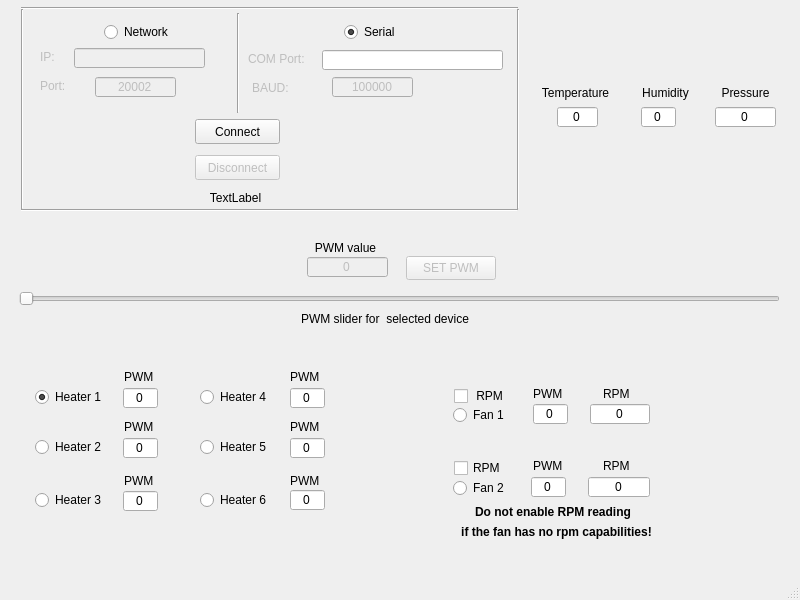
<?xml version="1.0" encoding="UTF-8"?>
<ui version="4.0">
 <class>MainWindow</class>
 <widget class="QMainWindow" name="MainWindow">
  <property name="enabled">
   <bool>true</bool>
  </property>
  <property name="geometry">
   <rect>
    <x>0</x>
    <y>0</y>
    <width>800</width>
    <height>600</height>
   </rect>
  </property>
  <property name="sizePolicy">
   <sizepolicy hsizetype="Preferred" vsizetype="Preferred">
    <horstretch>0</horstretch>
    <verstretch>0</verstretch>
   </sizepolicy>
  </property>
  <property name="windowTitle">
   <string>Dew Heaters Controller</string>
  </property>
  <property name="windowIcon">
   <iconset theme="computer">
    <normaloff>.</normaloff>.</iconset>
  </property>
  <widget class="QWidget" name="centralwidget">
   <widget class="QSlider" name="generalSlider">
    <property name="enabled">
     <bool>false</bool>
    </property>
    <property name="geometry">
     <rect>
      <x>19</x>
      <y>289</y>
      <width>761</width>
      <height>20</height>
     </rect>
    </property>
    <property name="maximum">
     <number>255</number>
    </property>
    <property name="orientation">
     <enum>Qt::Horizontal</enum>
    </property>
   </widget>
   <widget class="QRadioButton" name="radioButtonSerial">
    <property name="geometry">
     <rect>
      <x>344</x>
      <y>23</y>
      <width>71</width>
      <height>18</height>
     </rect>
    </property>
    <property name="text">
     <string>Serial</string>
    </property>
    <property name="checked">
     <bool>true</bool>
    </property>
    <attribute name="buttonGroup">
     <string notr="true">buttonGroupComm</string>
    </attribute>
   </widget>
   <widget class="QRadioButton" name="radioButtonNetwork">
    <property name="geometry">
     <rect>
      <x>104</x>
      <y>23</y>
      <width>91</width>
      <height>18</height>
     </rect>
    </property>
    <property name="text">
     <string>Network</string>
    </property>
    <attribute name="buttonGroup">
     <string notr="true">buttonGroupComm</string>
    </attribute>
   </widget>
   <widget class="QSpinBox" name="sliderValue">
    <property name="enabled">
     <bool>false</bool>
    </property>
    <property name="geometry">
     <rect>
      <x>307</x>
      <y>256</y>
      <width>81</width>
      <height>22</height>
     </rect>
    </property>
    <property name="alignment">
     <set>Qt::AlignCenter</set>
    </property>
    <property name="buttonSymbols">
     <enum>QAbstractSpinBox::NoButtons</enum>
    </property>
    <property name="maximum">
     <number>255</number>
    </property>
    <property name="singleStep">
     <number>1</number>
    </property>
   </widget>
   <widget class="QSpinBox" name="baud">
    <property name="enabled">
     <bool>false</bool>
    </property>
    <property name="geometry">
     <rect>
      <x>332</x>
      <y>76</y>
      <width>81</width>
      <height>22</height>
     </rect>
    </property>
    <property name="alignment">
     <set>Qt::AlignCenter</set>
    </property>
    <property name="buttonSymbols">
     <enum>QAbstractSpinBox::NoButtons</enum>
    </property>
    <property name="maximum">
     <number>1000000</number>
    </property>
    <property name="value">
     <number>115200</number>
    </property>
   </widget>
   <widget class="QLabel" name="label_ComPort">
    <property name="enabled">
     <bool>false</bool>
    </property>
    <property name="geometry">
     <rect>
      <x>248</x>
      <y>49</y>
      <width>81</width>
      <height>20</height>
     </rect>
    </property>
    <property name="text">
     <string>COM Port: </string>
    </property>
   </widget>
   <widget class="QLabel" name="label_Baud">
    <property name="enabled">
     <bool>false</bool>
    </property>
    <property name="geometry">
     <rect>
      <x>252</x>
      <y>80</y>
      <width>51</width>
      <height>16</height>
     </rect>
    </property>
    <property name="text">
     <string>BAUD:</string>
    </property>
   </widget>
   <widget class="QLabel" name="label_IP">
    <property name="enabled">
     <bool>false</bool>
    </property>
    <property name="geometry">
     <rect>
      <x>40</x>
      <y>49</y>
      <width>16</width>
      <height>16</height>
     </rect>
    </property>
    <property name="text">
     <string>IP:</string>
    </property>
   </widget>
   <widget class="QLabel" name="label_Port">
    <property name="enabled">
     <bool>false</bool>
    </property>
    <property name="geometry">
     <rect>
      <x>40</x>
      <y>78</y>
      <width>41</width>
      <height>16</height>
     </rect>
    </property>
    <property name="text">
     <string>Port:</string>
    </property>
   </widget>
   <widget class="QSpinBox" name="port">
    <property name="enabled">
     <bool>false</bool>
    </property>
    <property name="geometry">
     <rect>
      <x>95</x>
      <y>76</y>
      <width>81</width>
      <height>22</height>
     </rect>
    </property>
    <property name="frame">
     <bool>true</bool>
    </property>
    <property name="alignment">
     <set>Qt::AlignCenter</set>
    </property>
    <property name="buttonSymbols">
     <enum>QAbstractSpinBox::NoButtons</enum>
    </property>
    <property name="maximum">
     <number>65535</number>
    </property>
    <property name="value">
     <number>20002</number>
    </property>
   </widget>
   <widget class="QPushButton" name="connect">
    <property name="geometry">
     <rect>
      <x>195</x>
      <y>119</y>
      <width>85</width>
      <height>25</height>
     </rect>
    </property>
    <property name="text">
     <string>Connect</string>
    </property>
   </widget>
   <widget class="QPushButton" name="disconnect">
    <property name="enabled">
     <bool>false</bool>
    </property>
    <property name="geometry">
     <rect>
      <x>195</x>
      <y>155</y>
      <width>85</width>
      <height>25</height>
     </rect>
    </property>
    <property name="text">
     <string>Disconnect</string>
    </property>
   </widget>
   <widget class="QPushButton" name="setPushButton">
    <property name="enabled">
     <bool>false</bool>
    </property>
    <property name="geometry">
     <rect>
      <x>406</x>
      <y>256</y>
      <width>90</width>
      <height>24</height>
     </rect>
    </property>
    <property name="sizePolicy">
     <sizepolicy hsizetype="Preferred" vsizetype="Preferred">
      <horstretch>0</horstretch>
      <verstretch>0</verstretch>
     </sizepolicy>
    </property>
    <property name="text">
     <string notr="true">SET PWM</string>
    </property>
   </widget>
   <widget class="QLineEdit" name="hostAddress">
    <property name="enabled">
     <bool>false</bool>
    </property>
    <property name="geometry">
     <rect>
      <x>74</x>
      <y>48</y>
      <width>131</width>
      <height>20</height>
     </rect>
    </property>
    <property name="alignment">
     <set>Qt::AlignCenter</set>
    </property>
   </widget>
   <widget class="Line" name="line">
    <property name="geometry">
     <rect>
      <x>21</x>
      <y>208</y>
      <width>497</width>
      <height>4</height>
     </rect>
    </property>
    <property name="orientation">
     <enum>Qt::Horizontal</enum>
    </property>
   </widget>
   <widget class="Line" name="line_2">
    <property name="geometry">
     <rect>
      <x>20</x>
      <y>9</y>
      <width>4</width>
      <height>200</height>
     </rect>
    </property>
    <property name="orientation">
     <enum>Qt::Vertical</enum>
    </property>
   </widget>
   <widget class="Line" name="line_3">
    <property name="geometry">
     <rect>
      <x>21</x>
      <y>0</y>
      <width>497</width>
      <height>16</height>
     </rect>
    </property>
    <property name="minimumSize">
     <size>
      <width>380</width>
      <height>0</height>
     </size>
    </property>
    <property name="orientation">
     <enum>Qt::Horizontal</enum>
    </property>
   </widget>
   <widget class="Line" name="line_4">
    <property name="geometry">
     <rect>
      <x>510</x>
      <y>9</y>
      <width>16</width>
      <height>200</height>
     </rect>
    </property>
    <property name="orientation">
     <enum>Qt::Vertical</enum>
    </property>
   </widget>
   <widget class="Line" name="line_5">
    <property name="geometry">
     <rect>
      <x>230</x>
      <y>13</y>
      <width>16</width>
      <height>100</height>
     </rect>
    </property>
    <property name="orientation">
     <enum>Qt::Vertical</enum>
    </property>
   </widget>
   <widget class="QLineEdit" name="comPort">
    <property name="geometry">
     <rect>
      <x>322</x>
      <y>50</y>
      <width>181</width>
      <height>20</height>
     </rect>
    </property>
    <property name="alignment">
     <set>Qt::AlignCenter</set>
    </property>
   </widget>
   <widget class="QSpinBox" name="heater1">
    <property name="geometry">
     <rect>
      <x>123</x>
      <y>387</y>
      <width>35</width>
      <height>22</height>
     </rect>
    </property>
    <property name="alignment">
     <set>Qt::AlignCenter</set>
    </property>
    <property name="readOnly">
     <bool>true</bool>
    </property>
    <property name="buttonSymbols">
     <enum>QAbstractSpinBox::NoButtons</enum>
    </property>
    <property name="maximum">
     <number>255</number>
    </property>
   </widget>
   <widget class="QSpinBox" name="heater2">
    <property name="geometry">
     <rect>
      <x>123</x>
      <y>437</y>
      <width>35</width>
      <height>22</height>
     </rect>
    </property>
    <property name="alignment">
     <set>Qt::AlignCenter</set>
    </property>
    <property name="readOnly">
     <bool>true</bool>
    </property>
    <property name="buttonSymbols">
     <enum>QAbstractSpinBox::NoButtons</enum>
    </property>
    <property name="maximum">
     <number>255</number>
    </property>
   </widget>
   <widget class="QSpinBox" name="heater3">
    <property name="geometry">
     <rect>
      <x>123</x>
      <y>490</y>
      <width>35</width>
      <height>22</height>
     </rect>
    </property>
    <property name="alignment">
     <set>Qt::AlignCenter</set>
    </property>
    <property name="readOnly">
     <bool>true</bool>
    </property>
    <property name="buttonSymbols">
     <enum>QAbstractSpinBox::NoButtons</enum>
    </property>
    <property name="maximum">
     <number>255</number>
    </property>
   </widget>
   <widget class="QSpinBox" name="heater4">
    <property name="geometry">
     <rect>
      <x>290</x>
      <y>387</y>
      <width>35</width>
      <height>22</height>
     </rect>
    </property>
    <property name="alignment">
     <set>Qt::AlignCenter</set>
    </property>
    <property name="readOnly">
     <bool>true</bool>
    </property>
    <property name="buttonSymbols">
     <enum>QAbstractSpinBox::NoButtons</enum>
    </property>
    <property name="maximum">
     <number>255</number>
    </property>
   </widget>
   <widget class="QSpinBox" name="heater5">
    <property name="geometry">
     <rect>
      <x>290</x>
      <y>437</y>
      <width>35</width>
      <height>22</height>
     </rect>
    </property>
    <property name="alignment">
     <set>Qt::AlignCenter</set>
    </property>
    <property name="readOnly">
     <bool>true</bool>
    </property>
    <property name="buttonSymbols">
     <enum>QAbstractSpinBox::NoButtons</enum>
    </property>
    <property name="maximum">
     <number>255</number>
    </property>
   </widget>
   <widget class="QSpinBox" name="heater6">
    <property name="geometry">
     <rect>
      <x>290</x>
      <y>489</y>
      <width>35</width>
      <height>22</height>
     </rect>
    </property>
    <property name="alignment">
     <set>Qt::AlignCenter</set>
    </property>
    <property name="readOnly">
     <bool>true</bool>
    </property>
    <property name="buttonSymbols">
     <enum>QAbstractSpinBox::NoButtons</enum>
    </property>
    <property name="maximum">
     <number>255</number>
    </property>
   </widget>
   <widget class="QSpinBox" name="heater7">
    <property name="geometry">
     <rect>
      <x>533</x>
      <y>403</y>
      <width>35</width>
      <height>22</height>
     </rect>
    </property>
    <property name="wrapping">
     <bool>false</bool>
    </property>
    <property name="alignment">
     <set>Qt::AlignCenter</set>
    </property>
    <property name="readOnly">
     <bool>true</bool>
    </property>
    <property name="buttonSymbols">
     <enum>QAbstractSpinBox::NoButtons</enum>
    </property>
    <property name="maximum">
     <number>255</number>
    </property>
   </widget>
   <widget class="QSpinBox" name="heater8">
    <property name="geometry">
     <rect>
      <x>531</x>
      <y>476</y>
      <width>35</width>
      <height>22</height>
     </rect>
    </property>
    <property name="alignment">
     <set>Qt::AlignCenter</set>
    </property>
    <property name="readOnly">
     <bool>true</bool>
    </property>
    <property name="buttonSymbols">
     <enum>QAbstractSpinBox::NoButtons</enum>
    </property>
    <property name="maximum">
     <number>255</number>
    </property>
   </widget>
   <widget class="QRadioButton" name="radioButtonH1">
    <property name="geometry">
     <rect>
      <x>35</x>
      <y>388</y>
      <width>81</width>
      <height>18</height>
     </rect>
    </property>
    <property name="text">
     <string>Heater 1</string>
    </property>
    <property name="checked">
     <bool>true</bool>
    </property>
    <attribute name="buttonGroup">
     <string notr="true">buttonGroupHeaters</string>
    </attribute>
   </widget>
   <widget class="QRadioButton" name="radioButtonH2">
    <property name="geometry">
     <rect>
      <x>35</x>
      <y>438</y>
      <width>81</width>
      <height>18</height>
     </rect>
    </property>
    <property name="text">
     <string>Heater 2</string>
    </property>
    <attribute name="buttonGroup">
     <string notr="true">buttonGroupHeaters</string>
    </attribute>
   </widget>
   <widget class="QRadioButton" name="radioButtonH3">
    <property name="geometry">
     <rect>
      <x>35</x>
      <y>491</y>
      <width>81</width>
      <height>18</height>
     </rect>
    </property>
    <property name="text">
     <string>Heater 3</string>
    </property>
    <attribute name="buttonGroup">
     <string notr="true">buttonGroupHeaters</string>
    </attribute>
   </widget>
   <widget class="QRadioButton" name="radioButtonH4">
    <property name="geometry">
     <rect>
      <x>200</x>
      <y>388</y>
      <width>81</width>
      <height>18</height>
     </rect>
    </property>
    <property name="text">
     <string>Heater 4</string>
    </property>
    <attribute name="buttonGroup">
     <string notr="true">buttonGroupHeaters</string>
    </attribute>
   </widget>
   <widget class="QRadioButton" name="radioButtonH5">
    <property name="geometry">
     <rect>
      <x>200</x>
      <y>438</y>
      <width>81</width>
      <height>18</height>
     </rect>
    </property>
    <property name="text">
     <string>Heater 5</string>
    </property>
    <attribute name="buttonGroup">
     <string notr="true">buttonGroupHeaters</string>
    </attribute>
   </widget>
   <widget class="QRadioButton" name="radioButtonH6">
    <property name="geometry">
     <rect>
      <x>200</x>
      <y>491</y>
      <width>81</width>
      <height>18</height>
     </rect>
    </property>
    <property name="text">
     <string>Heater 6</string>
    </property>
    <attribute name="buttonGroup">
     <string notr="true">buttonGroupHeaters</string>
    </attribute>
   </widget>
   <widget class="QRadioButton" name="radioButtonH7">
    <property name="geometry">
     <rect>
      <x>453</x>
      <y>406</y>
      <width>69</width>
      <height>18</height>
     </rect>
    </property>
    <property name="text">
     <string>Fan 1</string>
    </property>
    <attribute name="buttonGroup">
     <string notr="true">buttonGroupHeaters</string>
    </attribute>
   </widget>
   <widget class="QRadioButton" name="radioButtonH8">
    <property name="geometry">
     <rect>
      <x>453</x>
      <y>479</y>
      <width>69</width>
      <height>18</height>
     </rect>
    </property>
    <property name="text">
     <string>Fan 2</string>
    </property>
    <attribute name="buttonGroup">
     <string notr="true">buttonGroupHeaters</string>
    </attribute>
   </widget>
   <widget class="QSpinBox" name="temperatureBox">
    <property name="geometry">
     <rect>
      <x>557</x>
      <y>106</y>
      <width>41</width>
      <height>22</height>
     </rect>
    </property>
    <property name="alignment">
     <set>Qt::AlignCenter</set>
    </property>
    <property name="readOnly">
     <bool>true</bool>
    </property>
    <property name="buttonSymbols">
     <enum>QAbstractSpinBox::NoButtons</enum>
    </property>
    <property name="maximum">
     <number>100</number>
    </property>
   </widget>
   <widget class="QSpinBox" name="humidityBox">
    <property name="geometry">
     <rect>
      <x>641</x>
      <y>106</y>
      <width>35</width>
      <height>22</height>
     </rect>
    </property>
    <property name="alignment">
     <set>Qt::AlignCenter</set>
    </property>
    <property name="readOnly">
     <bool>true</bool>
    </property>
    <property name="buttonSymbols">
     <enum>QAbstractSpinBox::NoButtons</enum>
    </property>
    <property name="maximum">
     <number>100</number>
    </property>
   </widget>
   <widget class="QSpinBox" name="airPressureBox">
    <property name="geometry">
     <rect>
      <x>715</x>
      <y>106</y>
      <width>61</width>
      <height>22</height>
     </rect>
    </property>
    <property name="alignment">
     <set>Qt::AlignCenter</set>
    </property>
    <property name="readOnly">
     <bool>true</bool>
    </property>
    <property name="buttonSymbols">
     <enum>QAbstractSpinBox::NoButtons</enum>
    </property>
    <property name="maximum">
     <number>2000</number>
    </property>
   </widget>
   <widget class="QSpinBox" name="rpm1Box">
    <property name="geometry">
     <rect>
      <x>590</x>
      <y>403</y>
      <width>60</width>
      <height>22</height>
     </rect>
    </property>
    <property name="alignment">
     <set>Qt::AlignCenter</set>
    </property>
    <property name="readOnly">
     <bool>true</bool>
    </property>
    <property name="buttonSymbols">
     <enum>QAbstractSpinBox::NoButtons</enum>
    </property>
    <property name="maximum">
     <number>3000</number>
    </property>
   </widget>
   <widget class="QSpinBox" name="rpm2Box">
    <property name="geometry">
     <rect>
      <x>588</x>
      <y>476</y>
      <width>62</width>
      <height>22</height>
     </rect>
    </property>
    <property name="alignment">
     <set>Qt::AlignCenter</set>
    </property>
    <property name="readOnly">
     <bool>true</bool>
    </property>
    <property name="buttonSymbols">
     <enum>QAbstractSpinBox::NoButtons</enum>
    </property>
    <property name="maximum">
     <number>3000</number>
    </property>
   </widget>
   <widget class="QCheckBox" name="Fan2RPMEnabled">
    <property name="geometry">
     <rect>
      <x>454</x>
      <y>459</y>
      <width>73</width>
      <height>18</height>
     </rect>
    </property>
    <property name="text">
     <string>RPM</string>
    </property>
   </widget>
   <widget class="QCheckBox" name="Fan1RPMEnabled">
    <property name="geometry">
     <rect>
      <x>454</x>
      <y>387</y>
      <width>72</width>
      <height>18</height>
     </rect>
    </property>
    <property name="text">
     <string> RPM</string>
    </property>
   </widget>
   <widget class="QLabel" name="label">
    <property name="geometry">
     <rect>
      <x>533</x>
      <y>388</y>
      <width>37</width>
      <height>12</height>
     </rect>
    </property>
    <property name="text">
     <string>PWM</string>
    </property>
   </widget>
   <widget class="QLabel" name="label_2">
    <property name="geometry">
     <rect>
      <x>603</x>
      <y>388</y>
      <width>37</width>
      <height>12</height>
     </rect>
    </property>
    <property name="text">
     <string>RPM</string>
    </property>
   </widget>
   <widget class="QLabel" name="label_3">
    <property name="geometry">
     <rect>
      <x>533</x>
      <y>460</y>
      <width>37</width>
      <height>12</height>
     </rect>
    </property>
    <property name="text">
     <string>PWM</string>
    </property>
   </widget>
   <widget class="QLabel" name="label_4">
    <property name="geometry">
     <rect>
      <x>603</x>
      <y>460</y>
      <width>37</width>
      <height>12</height>
     </rect>
    </property>
    <property name="text">
     <string>RPM</string>
    </property>
   </widget>
   <widget class="QLabel" name="label_5">
    <property name="geometry">
     <rect>
      <x>124</x>
      <y>371</y>
      <width>37</width>
      <height>12</height>
     </rect>
    </property>
    <property name="text">
     <string>PWM</string>
    </property>
   </widget>
   <widget class="QLabel" name="label_6">
    <property name="geometry">
     <rect>
      <x>124</x>
      <y>421</y>
      <width>37</width>
      <height>12</height>
     </rect>
    </property>
    <property name="text">
     <string>PWM</string>
    </property>
   </widget>
   <widget class="QLabel" name="label_7">
    <property name="geometry">
     <rect>
      <x>124</x>
      <y>475</y>
      <width>37</width>
      <height>12</height>
     </rect>
    </property>
    <property name="text">
     <string>PWM</string>
    </property>
   </widget>
   <widget class="QLabel" name="label_8">
    <property name="geometry">
     <rect>
      <x>290</x>
      <y>475</y>
      <width>37</width>
      <height>12</height>
     </rect>
    </property>
    <property name="text">
     <string>PWM</string>
    </property>
   </widget>
   <widget class="QLabel" name="label_9">
    <property name="geometry">
     <rect>
      <x>290</x>
      <y>421</y>
      <width>37</width>
      <height>12</height>
     </rect>
    </property>
    <property name="text">
     <string>PWM</string>
    </property>
   </widget>
   <widget class="QLabel" name="label_10">
    <property name="geometry">
     <rect>
      <x>290</x>
      <y>371</y>
      <width>37</width>
      <height>12</height>
     </rect>
    </property>
    <property name="text">
     <string>PWM</string>
    </property>
   </widget>
   <widget class="QLabel" name="label_11">
    <property name="geometry">
     <rect>
      <x>530</x>
      <y>85</y>
      <width>91</width>
      <height>16</height>
     </rect>
    </property>
    <property name="text">
     <string>Temperature</string>
    </property>
    <property name="alignment">
     <set>Qt::AlignCenter</set>
    </property>
   </widget>
   <widget class="QLabel" name="label_12">
    <property name="geometry">
     <rect>
      <x>630</x>
      <y>85</y>
      <width>71</width>
      <height>16</height>
     </rect>
    </property>
    <property name="text">
     <string>Humidity</string>
    </property>
    <property name="alignment">
     <set>Qt::AlignCenter</set>
    </property>
   </widget>
   <widget class="QLabel" name="label_13">
    <property name="geometry">
     <rect>
      <x>710</x>
      <y>85</y>
      <width>71</width>
      <height>16</height>
     </rect>
    </property>
    <property name="text">
     <string>Pressure</string>
    </property>
    <property name="alignment">
     <set>Qt::AlignCenter</set>
    </property>
   </widget>
   <widget class="QLabel" name="label_14">
    <property name="geometry">
     <rect>
      <x>225</x>
      <y>311</y>
      <width>320</width>
      <height>16</height>
     </rect>
    </property>
    <property name="text">
     <string>PWM slider for  selected device</string>
    </property>
    <property name="alignment">
     <set>Qt::AlignCenter</set>
    </property>
   </widget>
   <widget class="QLabel" name="label_15">
    <property name="geometry">
     <rect>
      <x>280</x>
      <y>240</y>
      <width>131</width>
      <height>16</height>
     </rect>
    </property>
    <property name="text">
     <string>PWM value</string>
    </property>
    <property name="alignment">
     <set>Qt::AlignCenter</set>
    </property>
   </widget>
   <widget class="QLabel" name="label_16">
    <property name="geometry">
     <rect>
      <x>416</x>
      <y>504</y>
      <width>274</width>
      <height>16</height>
     </rect>
    </property>
    <property name="font">
     <font>
      <bold>true</bold>
     </font>
    </property>
    <property name="text">
     <string>Do not enable RPM reading</string>
    </property>
    <property name="alignment">
     <set>Qt::AlignCenter</set>
    </property>
   </widget>
   <widget class="QLabel" name="label_17">
    <property name="geometry">
     <rect>
      <x>361</x>
      <y>516</y>
      <width>391</width>
      <height>31</height>
     </rect>
    </property>
    <property name="font">
     <font>
      <bold>true</bold>
     </font>
    </property>
    <property name="text">
     <string>if the fan has no rpm capabilities!</string>
    </property>
    <property name="alignment">
     <set>Qt::AlignCenter</set>
    </property>
   </widget>
   <widget class="QLabel" name="label_18">
    <property name="geometry">
     <rect>
      <x>155</x>
      <y>180</y>
      <width>161</width>
      <height>35</height>
     </rect>
    </property>
    <property name="text">
     <string>TextLabel</string>
    </property>
    <property name="alignment">
     <set>Qt::AlignCenter</set>
    </property>
   </widget>
  </widget>
  <widget class="QMenuBar" name="menubar">
   <property name="geometry">
    <rect>
     <x>0</x>
     <y>0</y>
     <width>800</width>
     <height>22</height>
    </rect>
   </property>
  </widget>
  <widget class="QStatusBar" name="statusbar"/>
 </widget>
 <resources/>
 <connections>
  <connection>
   <sender>generalSlider</sender>
   <signal>valueChanged(int)</signal>
   <receiver>sliderValue</receiver>
   <slot>setValue(int)</slot>
   <hints>
    <hint type="sourcelabel">
     <x>25</x>
     <y>469</y>
    </hint>
    <hint type="destinationlabel">
     <x>390</x>
     <y>518</y>
    </hint>
   </hints>
  </connection>
  <connection>
   <sender>sliderValue</sender>
   <signal>valueChanged(int)</signal>
   <receiver>generalSlider</receiver>
   <slot>setValue(int)</slot>
   <hints>
    <hint type="sourcelabel">
     <x>411</x>
     <y>518</y>
    </hint>
    <hint type="destinationlabel">
     <x>411</x>
     <y>468</y>
    </hint>
   </hints>
  </connection>
 </connections>
 <buttongroups>
  <buttongroup name="buttonGroupComm"/>
  <buttongroup name="buttonGroupHeaters"/>
 </buttongroups>
</ui>
